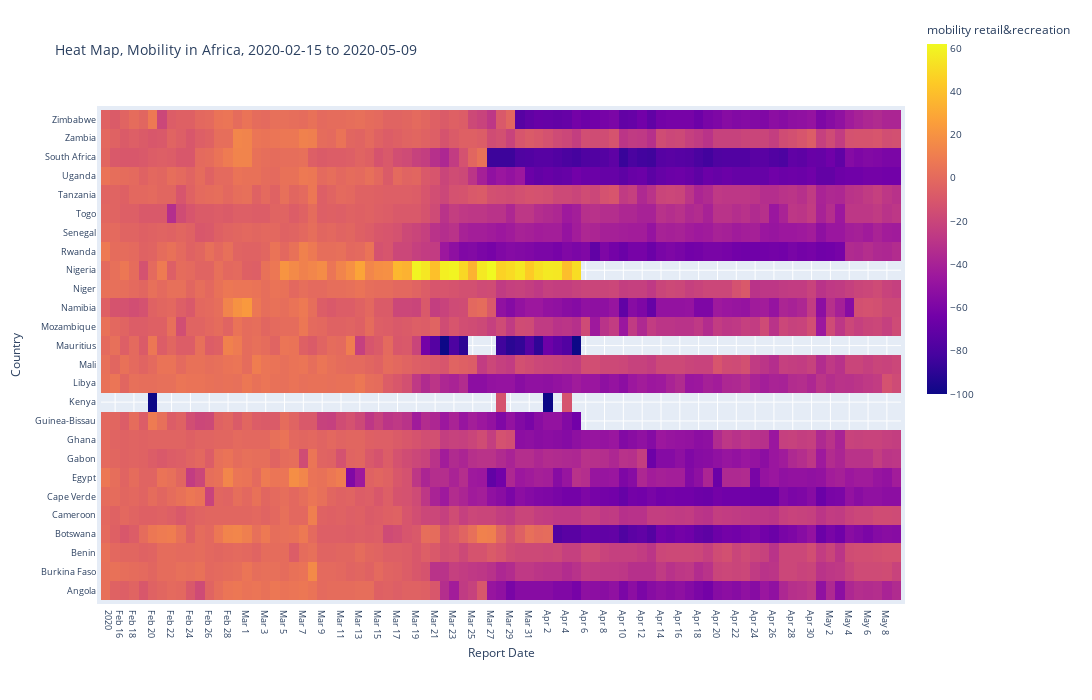

The notebook cell this image was saved under:
### Code cell
fig = go.Figure(data=go.Heatmap(
        z=africamobility['retail_and_recreation'],
        x=africamobility['date'],
        y=africamobility['CNTRY_NAME'],       
        colorscale='plasma',
        colorbar=dict(thickness=20,lenmode='fraction',len=0.8,
                      tickcolor='black',tickfont=dict(size=10),y=0.8,
                     title='mobility retail&recreation')
))

fig.update_layout(
    title='Heat Map, Mobility in Africa, '+min_date+' to '+max_date, 
    titlefont=dict(size=14),
    yaxis_nticks=len(africamobility['CNTRY_NAME'].unique()),
    xaxis_nticks=len(africamobility['date'].unique()),
    width=1100,
    height=700,
    yaxis=dict(title_text="Country", titlefont=dict(size=12),tickfont=dict(size=9)),
    xaxis=dict(title_text="Report Date",titlefont=dict(size=12),tickfont=dict(size=9)),
    margin=dict(l=50, r=50, b=100, t=100,pad=4)
)

fig.show()

### Figure 1 — Plotly figure (JSON) as saved in the notebook; plotly's stock layout.template omitted (floating-point values rounded to 4 significant figures; data arrays with more than 128 entries replaced by an {"elided": "..."} marker saying what was removed)
{"data": [{"colorbar": {"len": 0.8, "lenmode": "fraction", "thickness": 20, "tickcolor": "black", "tickfont": {"size": 10}, "title": {"text": "mobility retail&recreation"}, "y": 0.8}, "colorscale": [[0, "#0d0887"], [0.1111, "#46039f"], [0.2222, "#7201a8"], [0.3333, "#9c179e"], [0.4444, "#bd3786"], [0.5556, "#d8576b"], [0.6667, "#ed7953"], [0.7778, "#fb9f3a"], [0.8889, "#fdca26"], [1, "#f0f921"]], "type": "heatmap", "x": {"elided": "12328 str values"}, "y": {"elided": "12328 str values"}, "z": {"elided": "12328 int values"}}], "layout": {"height": 700, "margin": {"b": 100, "l": 50, "pad": 4, "r": 50, "t": 100}, "title": {"font": {"size": 14}, "text": "Heat Map, Mobility in Africa, 2020-02-15 to 2020-05-09"}, "width": 1100, "xaxis": {"nticks": 85, "tickfont": {"size": 9}, "title": {"font": {"size": 12}, "text": "Report Date"}}, "yaxis": {"nticks": 26, "tickfont": {"size": 9}, "title": {"font": {"size": 12}, "text": "Country"}}}}
